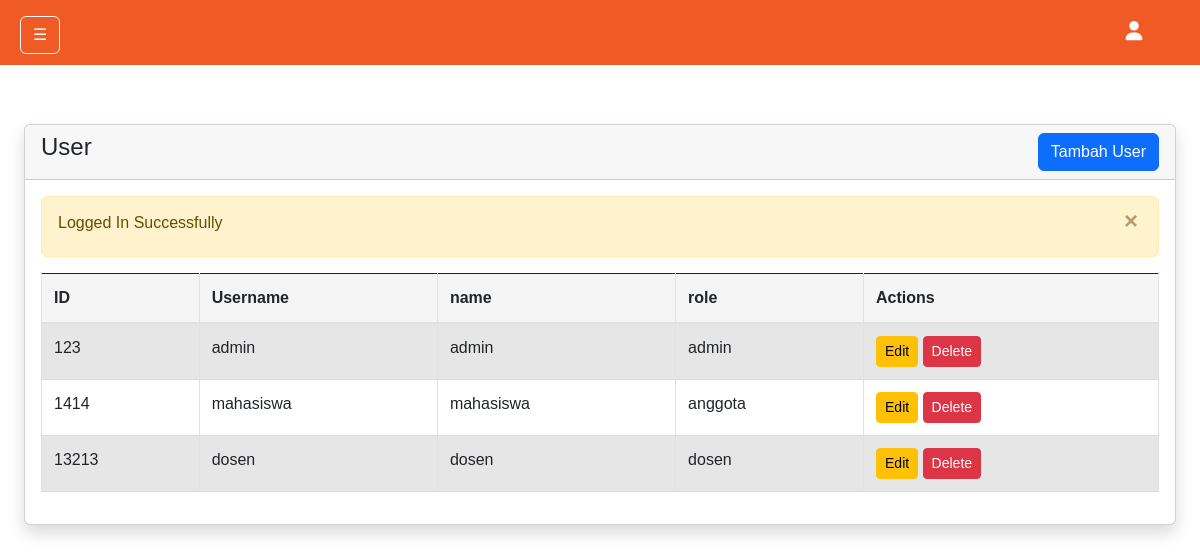
The app's page /admin/user.php (signed in) with its own data.
### tables this page shows
CREATE TABLE `user` (
  `id` int(13) NOT NULL,
  `username` varchar(64) NOT NULL,
  `password` char(60) NOT NULL,
  `name` varchar(255) NOT NULL,
  `role` enum('admin','anggota','dosen','') NOT NULL
);

### admin/view/auth.php (called while the page is built, shortened)
<?php
if (isset($_SESSION['loggedIn'])) {
    $uid = validate($_SESSION['loggedInUser']['id']);
    $query = "SELECT * FROM user WHERE id = '$uid' LIMIT 1";
    $result = mysqli_query($conn, $query);
} else {
    redirect('../index.php', 'Login to continue...');
}
?>

### admin/user.php (the view, shortened to what this page needs)
<?php include('view/header.php') ?>
<div class="container-fluid px-4">
    <div class="card mt-4 shadow">
        <div class="card-header">
            <h4 class="mb-0">User
                <button type="button" class="btn btn-primary float-end" data-toggle="modal" data-target="#tambahUser">
                    Tambah User
                </button>
            </h4>
        </div>
        <div class="card-body">
            <?php alertMessage(); ?>
            <?php
            $user = getAll('user');
            if (mysqli_num_rows($user) > 0) {
            ?>
                <div class="table-responsive">
                    <table class="table table-striped table-bordered">
                        <thead>
                            <tr>
                                <th>ID</th>
                                <th>Username</th>
                                <th>name</th>
                                <th>role</th>
                                <th>Actions</th>
                            </tr>
                        </thead>
                        <tbody>
                            <?php foreach ($user as $userItem) : ?>
                                <tr>
                                    <td><?= $userItem['id'] ?></td>
                                    <td><?= $userItem['username'] ?></td>
                                    <td><?= $userItem['name'] ?></td>
                                    <td><?= $userItem['role'] ?></td>
                                    <td>
                                        <button type="button" class="btn btn-warning btn-sm" data-toggle="modal" data-target="#editUser<?= $userItem['id'] ?>">
                                            Edit
                                        </button>
                                        <button type="button" class="btn btn-danger btn-sm" data-toggle="modal" data-target="#deleteUser<?= $userItem['id'] ?>">
                                            Delete
                                        </button>
                                    </td>
                                </tr>
                            <?php endforeach; ?>
                        </tbody>
                    </table>
                </div>
            <?php
            } else {
            ?>
                <tr>
                    <h4 class="mb-0">No Record Found</td>
                </tr>
            <?php
            }
            ?>
        </div>
    </div>
</div>
<?php include('view/footer.php') ?>

### admin/view/header.php (shortened to what this page needs)
<?php
    require '../config/function.php';
    require 'auth.php';
?>
<!DOCTYPE html>
<html lang="en">
<head>
    <link href="https://stackpath.bootstrapcdn.com/bootstrap/4.5.2/css/bootstrap.min.css" rel="stylesheet">
    <link rel="stylesheet" href="assets/css/styles.css">
</head>
<body>
    <div id="nav-container">
        <?php include('navbar.php'); ?>
    </div>

### admin/view/navbar.php (shortened to what this page needs)
<div class="header">
    <div class="burger-menu">
        <button class="btn btn-outline-light" onclick="toggleMenu()">
            ☰
        </button>
    </div>
    <div class="account-name" id="accountName">
        <ul class="navbar-nav ms-auto ms-md-0 me-3 me-lg-4">
            <li class="nav-item dropdown">
                <a class="fas fa-user fa-fw" id="navbarDropdown" href="#" role="button" data-toggle="dropdown"
                    data-target="navDropdown" aria-expanded="false" aria-haspopup="true"></i></a>
            </li>
        </ul>
    </div>
</div>

### config/function.php (shortened to what this page needs)
<?php
require('dbcon.php');
function validate($inputData)
{
    global $conn;
    $validatedData = mysqli_real_escape_string($conn, $inputData);
    return trim($validatedData);
}
function alertMessage()
{
    if (isset($_SESSION['status'])) {
        echo '<div class="alert alert-warning alert-dismissible fade show" role="alert">
            <h6>' . $_SESSION['status'] . '</h6>
            <button type="button" class="close" data-dismiss="alert" aria-label="Close">
                <span aria-hidden="true">&times;</span>
            </button>
        </div>';
    }
}
function getAll($tableName, $status = NULL)
{
    global $conn;
    $table = validate($tableName);
    $status = validate($status);
    if ($status == 'status') {
        $query = "SELECT * FROM $table WHERE status='0'";
    } else {
        $query = "SELECT * FROM $table";
    }
    return mysqli_query($conn, $query);
}

### admin/view/footer.php (shortened to what this page needs)
</body>
</html>

### records on screen
user: id "123", username "admin", name "admin", role "admin"
user: id "1414", username "mahasiswa", name "mahasiswa", role "anggota"
user: id "13213", username "dosen", name "dosen", role "dosen"

### other values on screen
$_SESSION['status'] "Logged In Successfully"
